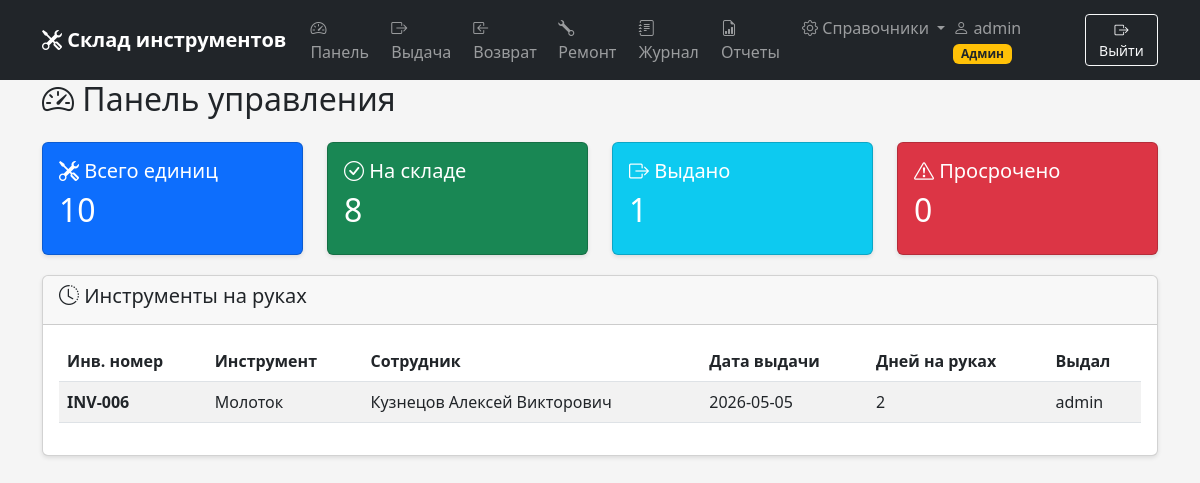
The app's page /dashboard (signed in) with its own data.
### tables this page shows
CREATE TABLE transactions (
        id INTEGER PRIMARY KEY AUTOINCREMENT,
        tool_id INTEGER NOT NULL,
        employee_id INTEGER NOT NULL,
        issued_by INTEGER NOT NULL,
        issue_date TEXT NOT NULL,
        return_date TEXT,
        returned_to INTEGER,
        status TEXT DEFAULT 'issued',
        FOREIGN KEY (tool_id) REFERENCES tools(id),
        FOREIGN KEY (employee_id) REFERENCES employees(id),
        FOREIGN KEY (issued_by) REFERENCES users(id),
        FOREIGN KEY (returned_to) REFERENCES users(id)
    );

CREATE TABLE tools (
        id INTEGER PRIMARY KEY AUTOINCREMENT,
        name TEXT NOT NULL,
        inventory_number TEXT UNIQUE,
        description TEXT,
        status TEXT DEFAULT 'ok'
    );

CREATE TABLE employees (
        id INTEGER PRIMARY KEY AUTOINCREMENT,
        fullname TEXT NOT NULL,
        department TEXT,
        is_active INTEGER DEFAULT 1
    );

CREATE TABLE users (
        id INTEGER PRIMARY KEY AUTOINCREMENT,
        username TEXT UNIQUE NOT NULL,
        password_hash TEXT NOT NULL,
        role TEXT NOT NULL DEFAULT 'storekeeper'
    );

### app.py (the view)
@app.route('/dashboard')
@login_required
def dashboard():
    conn = get_db()
    deadline_days = int(get_setting('deadline_days', '14'))
    total_tools = conn.execute("SELECT COUNT(*) FROM tools").fetchone()[0]
    available_tools = conn.execute("SELECT COUNT(*) FROM tools WHERE status = 'ok'").fetchone()[0]
    issued_count = conn.execute("SELECT COUNT(*) FROM tools WHERE status = 'issued'").fetchone()[0]
    in_repair = conn.execute("SELECT COUNT(*) FROM tools WHERE status = 'repair'").fetchone()[0]
    deadline_date = (datetime.now() - timedelta(days=deadline_days)).strftime('%Y-%m-%d')
    overdue = conn.execute(
        "SELECT COUNT(*) FROM transactions WHERE status = 'issued' AND issue_date < ?",
        (deadline_date,)
    ).fetchone()[0]
    overdue_details = conn.execute('''
        SELECT t.id, t.name as tool_name, t.inventory_number,
               e.fullname as employee_name, tr.issue_date,
               CAST(julianday('now') - julianday(tr.issue_date) AS INTEGER) as days_overdue
        FROM transactions tr
        JOIN tools t ON tr.tool_id = t.id
        JOIN employees e ON tr.employee_id = e.id
        WHERE tr.status = 'issued' AND tr.issue_date < ?
        ORDER BY days_overdue DESC
    ''', (deadline_date,)).fetchall()
    recent = conn.execute('''
        SELECT t.id, t.name as tool_name, t.inventory_number,
               e.fullname as employee_name, tr.issue_date,
               u.username as issued_by_name,
               CAST(julianday('now') - julianday(tr.issue_date) AS INTEGER) as days_issued
        FROM transactions tr
        JOIN tools t ON tr.tool_id = t.id
        JOIN employees e ON tr.employee_id = e.id
        JOIN users u ON tr.issued_by = u.id
        WHERE tr.status = 'issued'
        ORDER BY tr.issue_date DESC
        LIMIT 10
    ''').fetchall()
    repairs = conn.execute('''
        SELECT r.id, t.name as tool_name, t.inventory_number,
               r.sent_date, r.issue_description
        FROM repairs r
        JOIN tools t ON r.tool_id = t.id
        WHERE r.return_date IS NULL
        ORDER BY r.sent_date DESC
    ''').fetchall()
    conn.close()
    return render_template('dashboard.html',
                         total_tools=total_tools,
                         available_tools=available_tools,
                         issued_count=issued_count,
                         in_repair=in_repair,
                         overdue=overdue,
                         deadline_days=deadline_days,
                         overdue_details=overdue_details,
                         recent=recent,
                         repairs=repairs)

### app.py (called while the page is built)
def get_db():
    conn = sqlite3.connect('tools.db')
    conn.row_factory = sqlite3.Row
    return conn

def get_setting(key, default=None):
    conn = get_db()
    row = conn.execute("SELECT value FROM settings WHERE key = ?", (key,)).fetchone()
    conn.close()
    if row:
        return row['value']
    return default

def login_required(f):
    @wraps(f)
    def decorated_function(*args, **kwargs):
        if 'user_id' not in session:
            flash('Пожалуйста, войдите в систему', 'warning')
            return redirect(url_for('login'))
        return f(*args, **kwargs)
    return decorated_function

### templates/dashboard.html (shortened to what this page needs)
{% extends "base.html" %}
{% block content %}
<div class="container">
    <h2 class="mb-4"><i class="bi bi-speedometer2"></i> Панель управления</h2>
    <div class="row">
        <div class="col-md-3">
            <div class="card text-white bg-primary">
                <div class="card-body">
                    <h5 class="card-title"><i class="bi bi-tools"></i> Всего единиц</h5>
                    <h2>{{ total_tools }}</h2>
                </div>
            </div>
        </div>
        <div class="col-md-3">
            <div class="card text-white bg-success">
                <div class="card-body">
                    <h5 class="card-title"><i class="bi bi-check-circle"></i> На складе</h5>
                    <h2>{{ available_tools }}</h2>
                </div>
            </div>
        </div>
        <div class="col-md-3">
            <div class="card text-white bg-info">
                <div class="card-body">
                    <h5 class="card-title"><i class="bi bi-box-arrow-right"></i> Выдано</h5>
                    <h2>{{ issued_count }}</h2>
                </div>
            </div>
        </div>
        <div class="col-md-3">
            <div class="card text-white bg-danger">
                <div class="card-body">
                    <h5 class="card-title"><i class="bi bi-exclamation-triangle"></i> Просрочено</h5>
                    <h2>{{ overdue }}</h2>
                </div>
            </div>
        </div>
    </div>
    <div class="card">
        <div class="card-header">
            <h5><i class="bi bi-clock-history"></i> Инструменты на руках</h5>
        </div>
        <div class="card-body">
            <div class="table-responsive">
                <table class="table table-striped">
                    <thead>
                        <tr>
                            <th>Инв. номер</th>
                            <th>Инструмент</th>
                            <th>Сотрудник</th>
                            <th>Дата выдачи</th>
                            <th>Дней на руках</th>
                            <th>Выдал</th>
                        </tr>
                    </thead>
                    <tbody>
                        {% for item in recent %}
                        <tr class="{% if item.days_issued > deadline_days %}table-danger{% endif %}">
                            <td><strong>{{ item.inventory_number }}</strong></td>
                            <td>{{ item.tool_name }}</td>
                            <td>{{ item.employee_name }}</td>
                            <td>{{ item.issue_date }}</td>
                            <td>
                                <span class="{% if item.days_issued > deadline_days %}text-danger fw-bold{% endif %}">
                                    {{ item.days_issued }}
                                </span>
                            </td>
                            <td>{{ item.issued_by_name }}</td>
                        </tr>
                        {% else %}
                        <tr>
                            <td colspan="6" class="text-muted">Нет выданных инструментов</td>
                        </tr>
                        {% endfor %}
                    </tbody>
                </table>
            </div>
        </div>
    </div>
</div>
{% endblock %}

### templates/base.html (style rules this page uses)
body { padding-top: 60px; background-color: #f5f5f5; }
.card { margin-bottom: 20px; box-shadow: 0 2px 4px rgba(0,0,0,0.1); }

### records on screen
transactions: inventory_number "INV-006", tool_name "Молоток", employee_name "Кузнецов Алексей Викторович", issue_date "2026-05-05", days_issued "2", issued_by_name "admin"

### other values on screen
{{ session.username }} "admin"
{{ total_tools }} "10"
{{ available_tools }} "8"
{{ issued_count }} "1"
{{ overdue }} "0"
